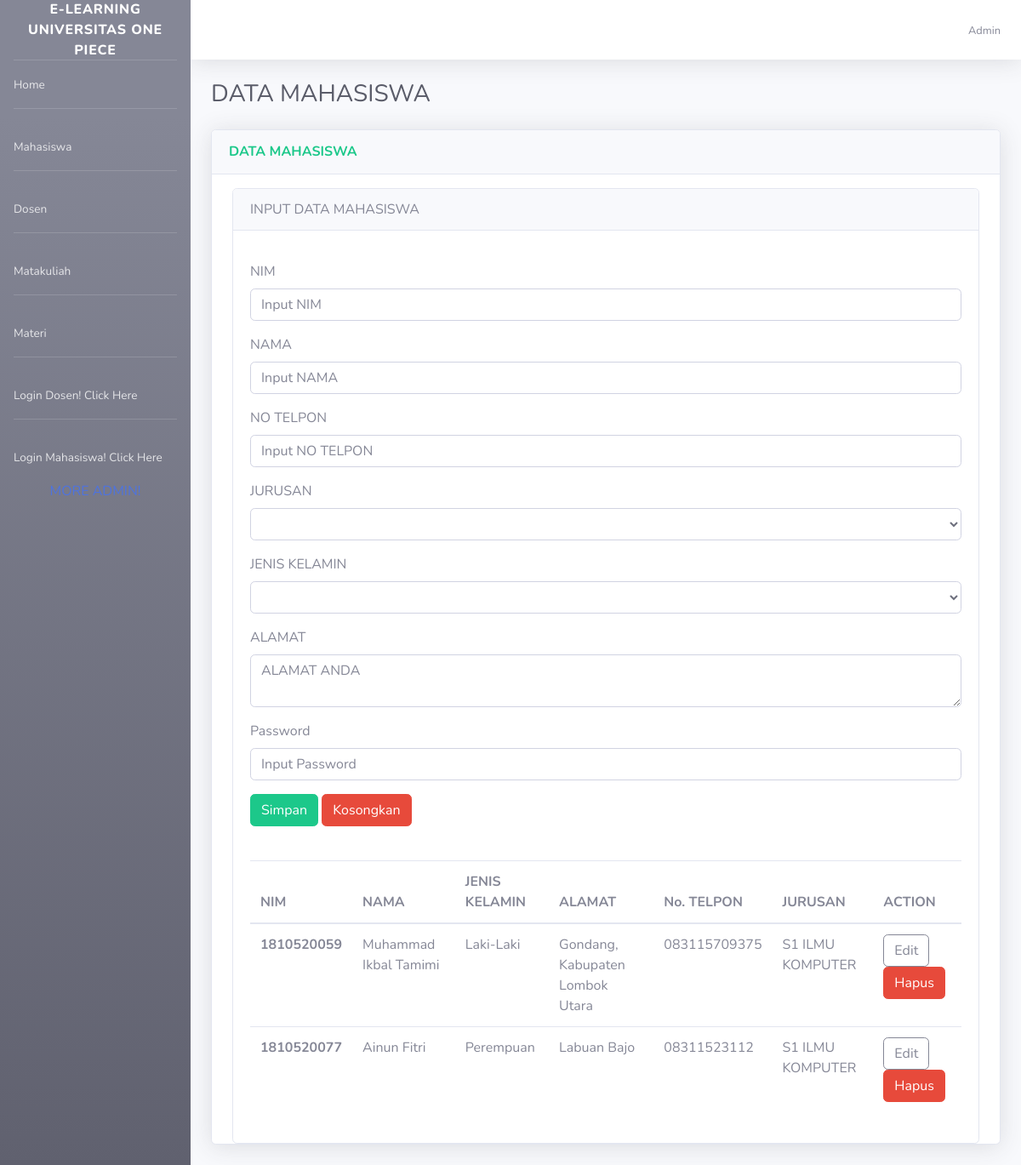
Screenshot of /mahasiswabck.php with the database file from the repository.
### tables this page shows
CREATE TABLE `tbl_mahasiswa` (
  `NIM` varchar(20) NOT NULL,
  `Nama` varchar(100) NOT NULL,
  `Alamat` text NOT NULL,
  `No_Telpon` varchar(12) NOT NULL,
  `Jurusan` varchar(100) NOT NULL,
  `Jenis_Kelamin` varchar(10) NOT NULL,
  `Pw` varchar(8) NOT NULL
);

### mahasiswabck.php (the view, shortened to what this page needs)
<?php
include_once('database.php');
$sql = 'SELECT * FROM tbl_mahasiswa';
$mahasiswa = mysqli_query($conn, $sql);
?>
<!DOCTYPE html>
<html lang="en">
<head>
    <link href="vendor/fontawesome-free/css/all.min.css" rel="stylesheet" type="text/css">
    <link href="css/sb-admin-2.min.css" rel="stylesheet">
</head>
<body id="page-top">
    <div id="wrapper">
        <ul class="navbar-nav bg-gradient-secondary sidebar sidebar-dark accordion" id="accordionSidebar">
            <a class="sidebar-brand d-flex align-items-center justify-content-center" href="home.php">
                <div class="sidebar-brand-text mx-3">E-Learning Universitas ONE PIECE</sup></div>
            </a>
            <hr class="sidebar-divider my-0">
            <li class="nav-item">
                <a class="nav-link" href="admin.php">
                    <span>Home</span></a>
                </li>
                <hr class="sidebar-divider">
                <li class="nav-item">
                    <a class="nav-link" href="mahasiswabck.php">
                        <span>Mahasiswa</span></a>
                    </li>
                    <hr class="sidebar-divider">
                    <li class="nav-item">
                        <a class="nav-link" href="dosenbck.php">
                            <span>Dosen</span></a>
                        </li>
                        <hr class="sidebar-divider">
                        <li class="nav-item">
                            <a class="nav-link" href="matakuliahbck.php">
                                <span>Matakuliah</span></a>
                            </li>
                            <hr class="sidebar-divider">
                            <li class="nav-item">
                                <a class="nav-link" href="materi.php">
                                    <span>Materi</span></a>
                                </li>
                                <hr class="sidebar-divider">
                                <li class="nav-item">
                                    <a class="nav-link" href="login_dosen.php">
                                        <span>Login Dosen! Click Here</span></a>
                                    </li>
                                    <hr class="sidebar-divider">
                                    <li class="nav-item">
                                        <a class="nav-link" href="loginmahasiswa.php">
                                            <span>Login Mahasiswa! Click Here</span></a>
                                        </li>
                                        <a href="profile.php" class="btn-outline-primary text-center" > MORE ADMIN!</a>
                                    </ul>
                                <div id="content-wrapper" class="d-flex flex-column">
                                    <div id="content">
                                        <nav class="navbar navbar-expand navbar-light bg-white topbar mb-4 static-top shadow">
                                            <ul class="navbar-nav ml-auto">
                                                <li class="nav-item dropdown no-arrow">
                                                    <span class="mr-2 d-none d-lg-inline text-gray-600 small">Admin</span>
                                            </li>
                                        </ul>
                                    </nav>
                                    <div class="container-fluid">
                                        <div class="d-sm-flex align-items-center justify-content-between mb-4">
                                            <h1 class="h3 mb-0 text-gray-800">DATA MAHASISWA</h1>
                                        </div>
                                        <div class="row">
                                            <div class="col-xl-12 col-lg-7">
                                                <div class="card shadow mb-4">
                                                    <div class="card-header py-3 d-flex flex-row align-items-center justify-content-between">
                                                        <h6 class="m-0 font-weight-bold text-success text-center">DATA MAHASISWA</h6>
                                                    </div>
                                                    <div class="container mt-3">
                                                        <div class="card">
                                                            <div class="card-header mb-3">
                                                                INPUT DATA MAHASISWA
                                                            </div>
                                                            <div class="card-body">
                                                                <form method="post" action="" enctype="multipart/form-data">
                                                                    <div class="form-group ">
                                                                        <label>NIM</label>
                                                                        <input type="text" name="NIM" value="<?= @$vNIM ?>" class="form-control" placeholder="Input NIM" required>
                                                                    </div>
                                                                    <div class="form-group ">
                                                                        <label>NAMA</label>
                                                                        <input type="text" name="Nama" value="<?= @$vNama ?>" class="form-control" placeholder="Input NAMA " required>
                                                                    </div>
                                                                    <div class="form-group ">
                                                                        <label>NO TELPON</label>
                                                                        <input type="text" name="No_Telpon" value="<?= @$vNo ?>" class="form-control" placeholder="Input NO TELPON" required>
                                                                    </div>
                                                                    <div class="form-group">
                                                                        <label>JURUSAN</label>
                                                                        <select class="form-control" name="Jurusan">
                                                                            <option value="<?= @$vJurusan ?>"><?= @$vJurusan ?></option>
                                                                            <option value="S1 ILMU KOMPUTER">S1 ILMU KOMPUTER</option>
                                                                        </select>
                                                                    </div>
                                                                    <div class="form-group">
                                                                        <label>JENIS KELAMIN</label>
                                                                        <select class="form-control" name="Jenis_Kelamin">
                                                                            <option value="<?= @$vJenis_Kelamin ?>"><?= @$vJenis_Kelamin ?></option>
                                                                            <option value="Laki-Laki">Laki-Laki</option>
                                                                        </select>
                                                                    </div>
                                                                    <div class="form-group">
                                                                        <label>ALAMAT</label>
                                                                        <textarea class="form-control" name="Alamat" placeholder="ALAMAT ANDA" required><?= @$vAlamat ?></textarea>
                                                                    </div>
                                                                    <div class="form-group ">
                                                                        <label>Password</label>
                                                                        <input type="Password" name="Pw" value="<?= @$vPw ?>" class="form-control" placeholder="Input Password" required>
                                                                    </div>
                                                                    <button type="submit" class="btn btn-success" name="bsimpan">Simpan</button>
                                                                    <button type="reset" class="btn btn-danger" name="breset">Kosongkan</button>
                                                                </form>
                                                            </div>
                                                            <div class="card-body">
                                                                <table class="table table-hover ">
                                                                    <thead>
                                                                        <tr>
                                                                            <th scope="col">NIM</th>
                                                                            <th scope="col">NAMA </th>
                                                                            <th scope="col">JENIS KELAMIN </th>
                                                                            <th scope="col">ALAMAT</th>
                                                                            <th scope="col">No. TELPON</th>
                                                                            <th scope="col">JURUSAN</th>
                                                                            <th scope="col">ACTION</th>
                                                                        </tr>
                                                                    </thead>
                                                                    <tbody>
                                                                        <?php
                                                                        while ($data = mysqli_fetch_object($mahasiswa)) {
                                                                            ?>
                                                                            <tr>
                                                                                <th><?= $data->NIM ?></th>
                                                                                <td><?= $data->Nama ?></td>
                                                                                <td><?= $data->Jenis_Kelamin ?></td>
                                                                                <td><?= $data->Alamat ?></td>
                                                                                <td><?= $data->No_Telpon ?></td>
                                                                                <td><?= $data->Jurusan ?></td>
                                                                                <td>
                                                                                    <a href="mahasiswabck.php?hal=edit&id=<?= $data->NIM ?>" class="btn btn-outline-secondary">Edit</a>
                                                                                    <a href="mahasiswabck.php?hal=hapus&id=<?= $data->NIM ?>" onclick="return confirm('Apakah yakin ingin menghapus data ini??')" class="btn btn-danger">Hapus</a>
                                                                                </td>
                                                                            </tr>
                                                                        <?php } ?>
                                                                    </tbody>
                                                                </table>
                                                            </div>
                                                        </div>
                                                    </div>
                                                </div>
                                            </div>
                                        </div>
                                    </body>
                                    </html>

### rows the page displays
tbl_mahasiswa: NIM "1810520059", Nama "Muhammad Ikbal Tamimi", Jenis_Kelamin "Laki-Laki", Alamat "Gondang, Kabupaten Lombok Utara", No_Telpon "083115709375", Jurusan "S1 ILMU KOMPUTER"
tbl_mahasiswa: NIM "1810520077", Nama "Ainun Fitri", Jenis_Kelamin "Perempuan", Alamat "Labuan Bajo", No_Telpon "08311523112", Jurusan "S1 ILMU KOMPUTER"
